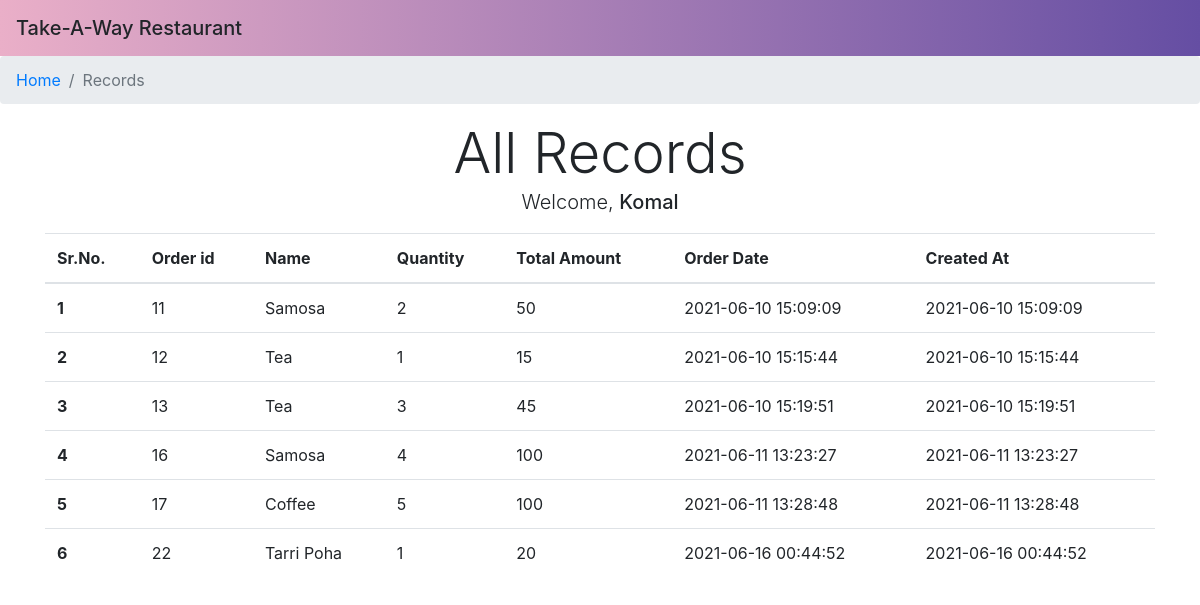
/records.php (signed in), run on the app's committed database.
### tables this page shows
CREATE TABLE `orders_table` (
  `order_id` int(11) NOT NULL,
  `item_id` int(11) NOT NULL,
  `quantity` int(11) NOT NULL,
  `total_amount` double NOT NULL,
  `received_by` int(11) NOT NULL,
  `order_date` datetime NOT NULL,
  `created_at` datetime NOT NULL,
  `updated_at` datetime DEFAULT NULL
);

CREATE TABLE `menu_items` (
  `item_id` int(11) NOT NULL,
  `item_name` varchar(100) NOT NULL,
  `price` double NOT NULL,
  `created_at` datetime NOT NULL,
  `updated_at` datetime DEFAULT NULL
);

### records.php (the view, shortened to what this page needs)
<?php include('./templates/header.php');
$name = $_SESSION['name'];
$user_id = $_SESSION['user_id'];
include('./db_common.php');
$sql = "select o.order_id as id, m.item_name as item_name, o.quantity, o.total_amount, o.order_date, o.created_at, o.received_by from orders_table o inner join menu_items m on o.item_id = m.item_id where o.received_by = '$user_id' order by o.created_at ";
$result = mysqli_query($conn, $sql);
$items = mysqli_fetch_all($result, MYSQLI_ASSOC);
?>
<?php include('./templates/navbar.php') ?>
<nav aria-label="breadcrumb">
    <ol class="breadcrumb">
        <li class="breadcrumb-item"><a href="homepage.php">Home</a></li>
        <li class="breadcrumb-item active" aria-current="page">Records</li>
    </ol>
</nav>
<div class="container">
    <div class="display-4 text-center">All Records</div>
    <div class="lead text-center">Welcome, <span class="h5"><?php echo $name ?></span></div>
    <div class="mt-3">
        <table class="table table-hover">
            <thead>
                <tr>
                    <th scope="col">Sr.No.</th>
                    <th scope="col">Order id</th>
                    <th scope="col">Name</th>
                    <th scope="col">Quantity</th>
                    <th scope="col">Total Amount</th>
                    <th scope="col">Order Date</th>
                    <th scope="col">Created At</th>
                </tr>
            </thead>
            <tbody>
                <?php foreach ($items as $key => $item) {  ?>
                    <tr>
                        <th scope="row"><?php echo $key + 1 ?></th>
                        <td scope="row"><?php echo $item['id'] ?></td>
                        <td><?php echo $item['item_name'] ?></td>
                        <td><?php echo $item['quantity'] ?></td>
                        <td><?php echo $item['total_amount'] ?></td>
                        <td><?php echo $item['order_date'] ?></td>
                        <td><?php echo $item['created_at'] ?></td>
                    </tr>
                <?php } ?>
            </tbody>
        </table>
    </div>
</div>
</body>
</html>

### data on the page
orders_table: order_id "11", item.item_name "Samosa", quantity "2", total_amount "50", order_date "2021-06-10 15:09:09", created_at "2021-06-10 15:09:09"
orders_table: order_id "12", item.item_name "Tea", quantity "1", total_amount "15", order_date "2021-06-10 15:15:44", created_at "2021-06-10 15:15:44"
orders_table: order_id "13", item.item_name "Tea", quantity "3", total_amount "45", order_date "2021-06-10 15:19:51", created_at "2021-06-10 15:19:51"
orders_table: order_id "16", item.item_name "Samosa", quantity "4", total_amount "100", order_date "2021-06-11 13:23:27", created_at "2021-06-11 13:23:27"
orders_table: order_id "17", item.item_name "Coffee", quantity "5", total_amount "100", order_date "2021-06-11 13:28:48", created_at "2021-06-11 13:28:48"
orders_table: order_id "22", item.item_name "Tarri Poha", quantity "1", total_amount "20", order_date "2021-06-16 00:44:52", created_at "2021-06-16 00:44:52"

### other printed values
$name "Komal"
